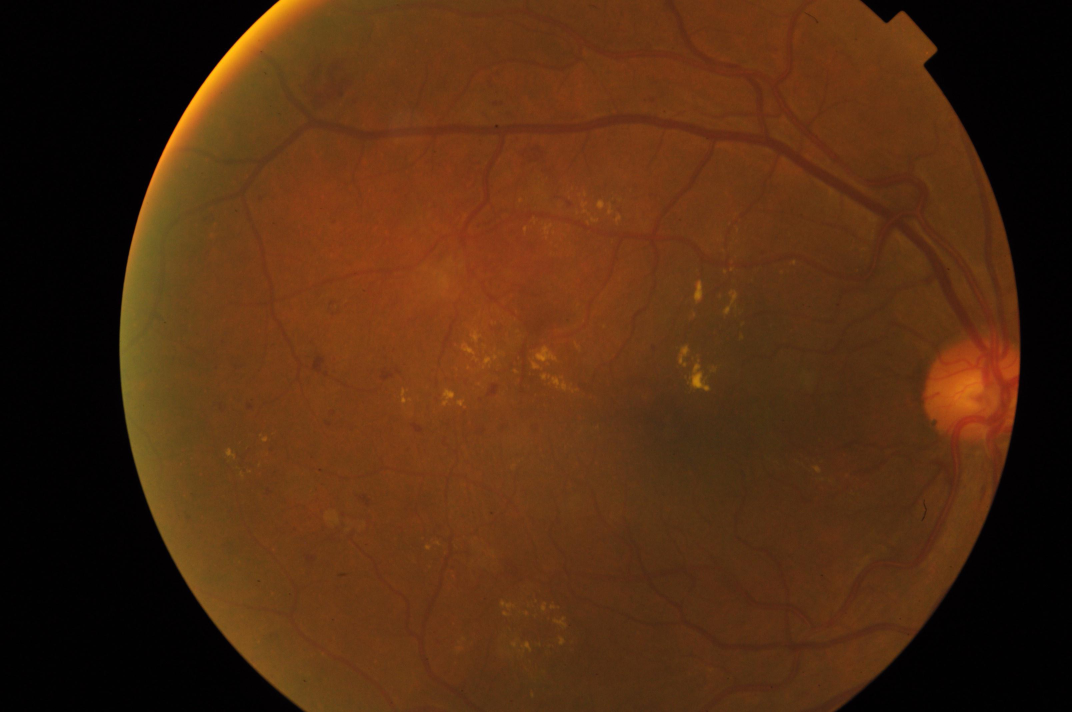
#> input picture data/images/train_images/000c1434d8d7.png, 3216 x 2136 px, found by its file name (shown at 1/3 size); its folder holds only this picture in this run
$ jupyter execute 1_preprocess.ipynb
#> lines starting #> are read from the running program, lines starting #| are printed output that depends on the picture; after the words box and inside, x2 and y2 are one past the last pixel; in counts of white or black regions, pixels touching at a corner belong together
[cell 1]
import os
os.chdir("../")

[cell 2]
import os
import cv2
import numpy as np
from tqdm import tqdm

img_list = []
image_names_list = []

files = os.listdir("../data/images/train_images")

for i in tqdm (files):
    #new_path = pa
    image = cv2.imread('../data/images/train_images/'+ i)
#> image is the input picture: shape (2136, 3216, 3); mean B, G, R 16.4, 43.2, 80.7
    image = cv2.resize(image, (400,400))
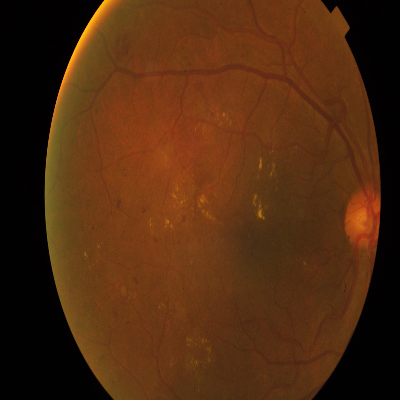
#> image: shape (400, 400, 3); mean B, G, R 16.3, 43.1, 80.7
    image = cv2.cvtColor(image, cv2.COLOR_BGR2RGB)
    kopya = image.copy()
    kopya = cv2.cvtColor (kopya, cv2.COLOR_RGB2GRAY)
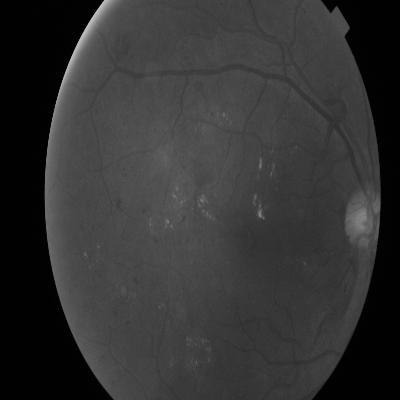
#> kopya: shape (400, 400); min 0, max 193, mean 51.3
    blur = cv2.GaussianBlur (kopya, (5,5),0)
    thresh = cv2.threshold (blur, 10,255, cv2.THRESH_BINARY) [1]
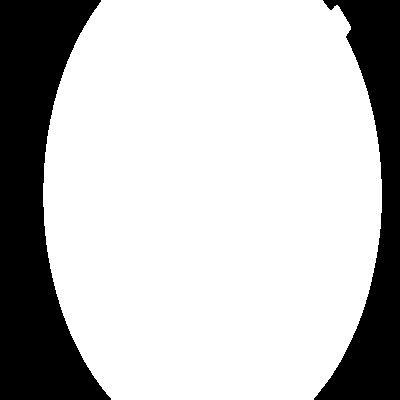
#> thresh: shape (400, 400); 75.1% white; 2 black regions
    # 10 ve altında olanlar siyah üstünde olamlar beyaz
    kontur = cv2.findContours (thresh.copy(), cv2.RETR_EXTERNAL, cv2.CHAIN_APPROX_SIMPLE)
#> kontur = 1 contour; box (x1, y1, x2, y2) and area: (43, 0, 382, 400) 119588
    # sınırları bul fotoğrafın
    kontur = kontur [0][0]
#> kontur = contour of 416 points, box (x1, y1, x2, y2) (43, 0, 382, 400), area 119588
    kontur = kontur [:,0,:]
#> kontur = 416 pairs, first value 43 to 381, second value 0 to 399
    x1 = tuple(kontur [kontur[:,0].argmin()])[0]
#> x1 = 43
    y1 = tuple(kontur [kontur[:,1].argmin()]) [1]
#> y1 = 0
    x2 = tuple(kontur [kontur[:,0].argmax()]) [0]
#> x2 = 381
    y2 = tuple(kontur [kontur[:,1].argmax()]) [1]
#> y2 = 399

    x = int (x2-x1) *4//50
#> x = 27
    y = int(y2-y1) *5//50
#> y = 39
    kopya2 = image.copy()
    if x2-x1 >100 and y2-y1> 100:
        kopya2 = kopya2 [y1+y: y2-y, x1+x: x2-x]
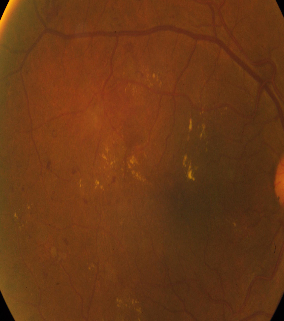
#> kopya2: shape (321, 284, 3); mean R, G, B 106.7, 55.9, 21
        kopya2 = cv2.resize(kopya2, (400,400))
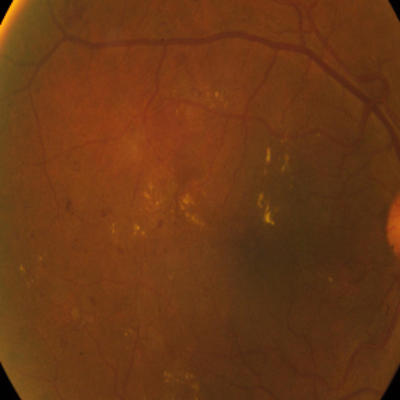
#> kopya2: shape (400, 400, 3); mean R, G, B 106.6, 55.7, 20.9

    lab = cv2.cvtColor (kopya2, cv2.COLOR_RGB2LAB)
#> lab: shape (400, 400, 3); mean of channels 0, 1, 2 74.8, 147.5, 158.6
    l, a,b = cv2.split(lab)
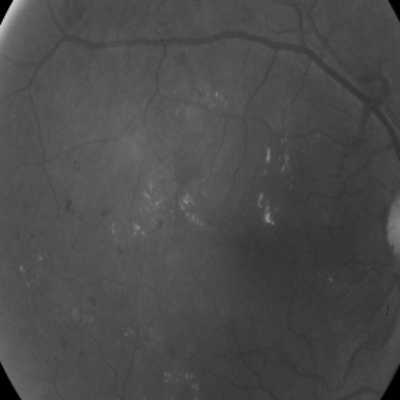
#> l: shape (400, 400); min 0, max 204, mean 74.8
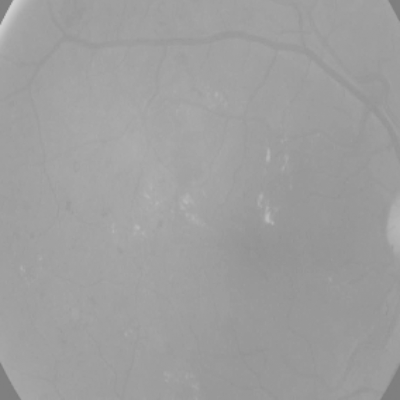
#> b: shape (400, 400); min 124, max 209, mean 158.6
    clahe = cv2.createCLAHE(clipLimit=5.0,tileGridSize=((8,8))) # parlaklığın azaltılması
    cl = clahe.apply(l)
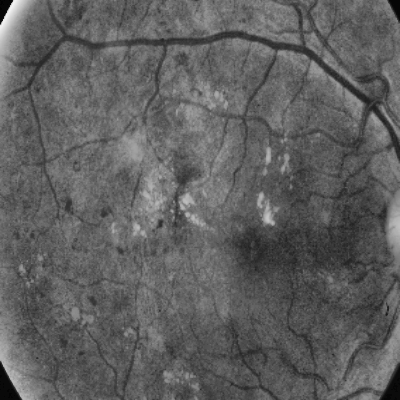
#> cl: shape (400, 400); min 2, max 244, mean 95.1

    limg = cv2.merge((cl,a,b))
#> limg: shape (400, 400, 3); mean of channels 0, 1, 2 95.1, 147.5, 158.6
    son = cv2.cvtColor (limg, cv2.COLOR_LAB2RGB)
    med_son = cv2.medianBlur (son, 3)
    arka_plan = cv2.medianBlur (son, 37)
    maske = cv2.addWeighted (med_son,1,arka_plan,-1,255)
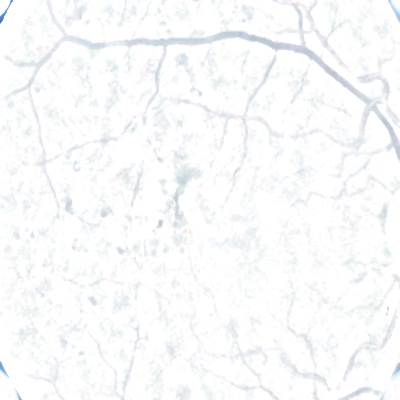
#> maske: shape (400, 400, 3); mean R, G, B 249.3, 250.3, 251.3
    son_img = cv2.bitwise_and(maske, med_son)
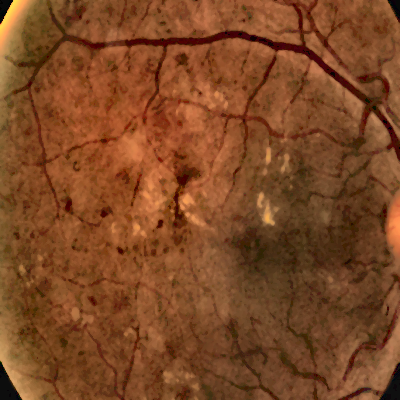
#> son_img: shape (400, 400, 3); mean R, G, B 125.8, 72.1, 36.8
    img_list.append(son_img)
    image_names_list.append(i)

$ run again, on data/images/train_images/00f6c1be5a33.png
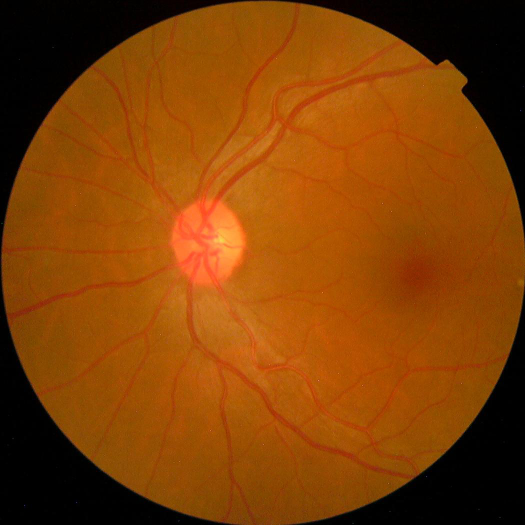
#> input picture data/images/train_images/00f6c1be5a33.png, 1050 x 1050 px, found by its file name (shown at 1/2 size)
#> image is the input picture: shape (1050, 1050, 3); mean B, G, R 4.9, 64.1, 128.9
#> `thresh = cv2.threshold (blur, 10,255, cv2.THRESH_BINARY) [1]`:
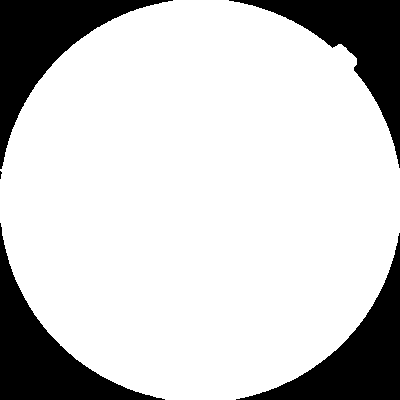
#> thresh: shape (400, 400); 79.7% white; 5 black regions (1 under 20 px)
#> `kontur = cv2.findContours (thresh.copy(), cv2.RETR_EXTERNAL, cv2.CHAIN..`: kontur = 1 contour; box (x1, y1, x2, y2) and area: (0, 0, 400, 400) 126976
#> `kontur = kontur [0][0]`: kontur = contour of 563 points, box (x1, y1, x2, y2) (0, 0, 400, 400), area 126976
#> `kontur = kontur [:,0,:]`: kontur = 563 pairs, first value 0 to 399, second value 0 to 399
#> x1 = 0
#> x2 = 399
#> x = 31
#> y = 39
#> lab: shape (400, 400, 3); mean of channels 0, 1, 2 110.1, 157.7, 178.5
#> limg: shape (400, 400, 3); mean of channels 0, 1, 2 118.9, 157.7, 178.5
#> `son_img = cv2.bitwise_and(maske, med_son)`:
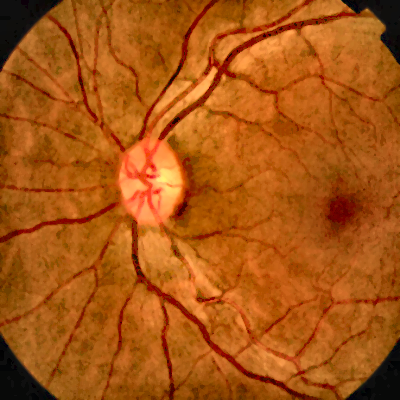
#> son_img: shape (400, 400, 3); mean R, G, B 168.8, 85.5, 18.4

$ run again, on data/images/train_images/01b3aed3ed4c.png
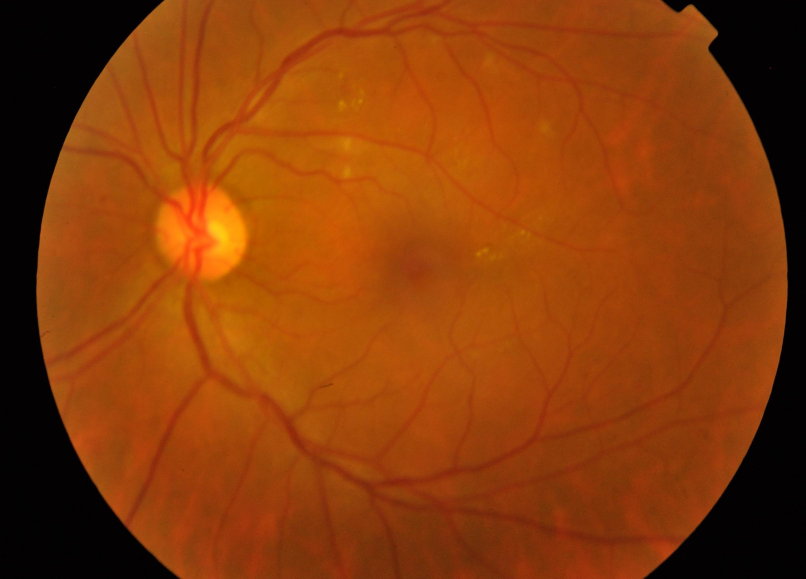
#> input picture data/images/train_images/01b3aed3ed4c.png, 2416 x 1736 px, found by its file name (shown at 1/3 size)
#> image is the input picture: shape (1736, 2416, 3); mean B, G, R 9.3, 60.1, 136.8
#> thresh: shape (400, 400); 83.9% white; 2 black regions
#> `kontur = cv2.findContours (thresh.copy(), cv2.RETR_EXTERNAL, cv2.CHAIN..`: kontur = 1 contour; box (x1, y1, x2, y2) and area: (17, 0, 392, 400) 133657
#> `kontur = kontur [0][0]`: kontur = contour of 409 points, box (x1, y1, x2, y2) (17, 0, 392, 400), area 133657
#> `kontur = kontur [:,0,:]`: kontur = 409 pairs, first value 17 to 391, second value 0 to 399
#> x1 = 17
#> y1 = 0
#> x2 = 391
#> y2 = 399
#> x = 29
#> y = 39
#> lab: shape (400, 400, 3); mean of channels 0, 1, 2 109.1, 163.4, 178
#> limg: shape (400, 400, 3); mean of channels 0, 1, 2 120.9, 163.4, 178
#> `son_img = cv2.bitwise_and(maske, med_son)`:
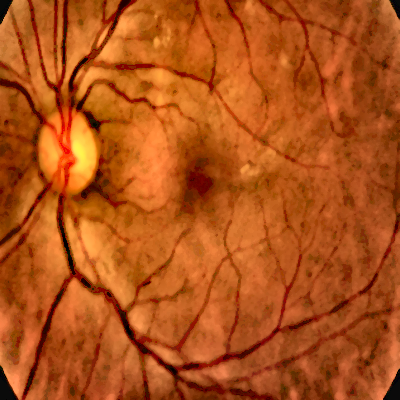
#> son_img: shape (400, 400, 3); mean R, G, B 176.6, 81.9, 23.9
